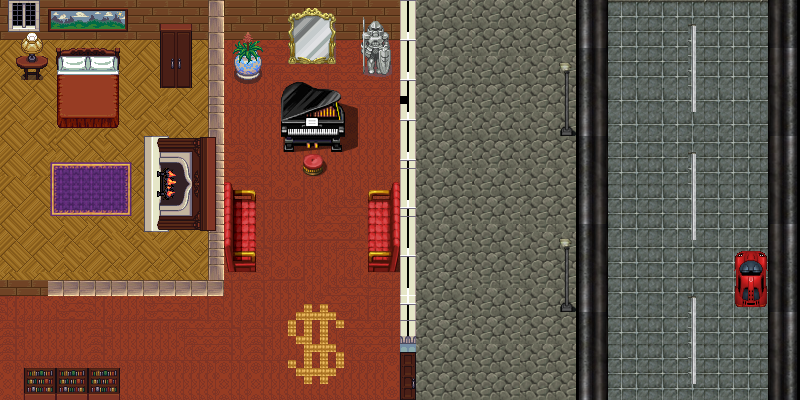

Tiled map render using the project's own tile images. Description and the map definition, with tile-layer contents summarised, below:
An orthogonal 100x50 tile map with 8x8 px tiles, 3 tile layers (background, firstObjectlayer, secondObjectLayer), 10 tilesets and 7 objects (wall, Door, roomWallRight, roomWallDown, piano, ...).

<map version="1.0" tiledversion="1.0.2" orientation="orthogonal" renderorder="right-down" width="100" height="50" tilewidth="8" tileheight="8" nextobjectid="42">
 <tileset firstgid="1" source="tiles1.tsx" />
 <tileset firstgid="3585" source="tiles2.tsx" />
 <tileset firstgid="6657" source="tiles2.tsx" />
 <tileset firstgid="9729" source="tile2.tsx" />
 <tileset firstgid="13825" source="tile3.tsx" />
 <tileset firstgid="17921" source="tile4rugs.tsx" />
 <tileset firstgid="27521" name="fires" tilewidth="8" tileheight="8" tilecount="3072" columns="48">
  <image source="!fire.png" width="384" height="512" />
 </tileset>
 <tileset firstgid="30593" source="tile6.tsx" />
 <tileset firstgid="33293" source="streetsprites.tsx" />
 <tileset firstgid="36893" source="carred.tsx" />
 <layer name="background" width="100" height="50">
  <data>[5000 cells, 5000 non-empty, 454 distinct tile ids]</data>
 </layer>
 <layer name="firstObjectlayer" width="100" height="50">
  <data>[5000 cells, 789 non-empty, 683 distinct tile ids]</data>
 </layer>
 <layer name="secondObjectLayer" width="100" height="50">
  <data>[5000 cells, 44 non-empty, 34 distinct tile ids]</data>
 </layer>
 <objectgroup name="Object Layer 1" offsetx="3" offsety="-1">
  <object id="26" name="wall" x="397" y="-4" width="14" height="356" />
  <object id="31" name="Door" x="395" y="352" width="18" height="47" />
  <object id="37" name="roomWallRight" x="205" y="-1" width="16" height="299" />
  <object id="38" name="roomWallDown" x="46" y="281" width="173" height="16" />
  <object id="39" name="piano" x="281" y="86" width="58" height="65" />
  <object id="40" x="159" y="24" width="28" height="66" />
  <object id="41" name="car" x="732" y="254" width="31" height="52" />
 </objectgroup>
</map>
